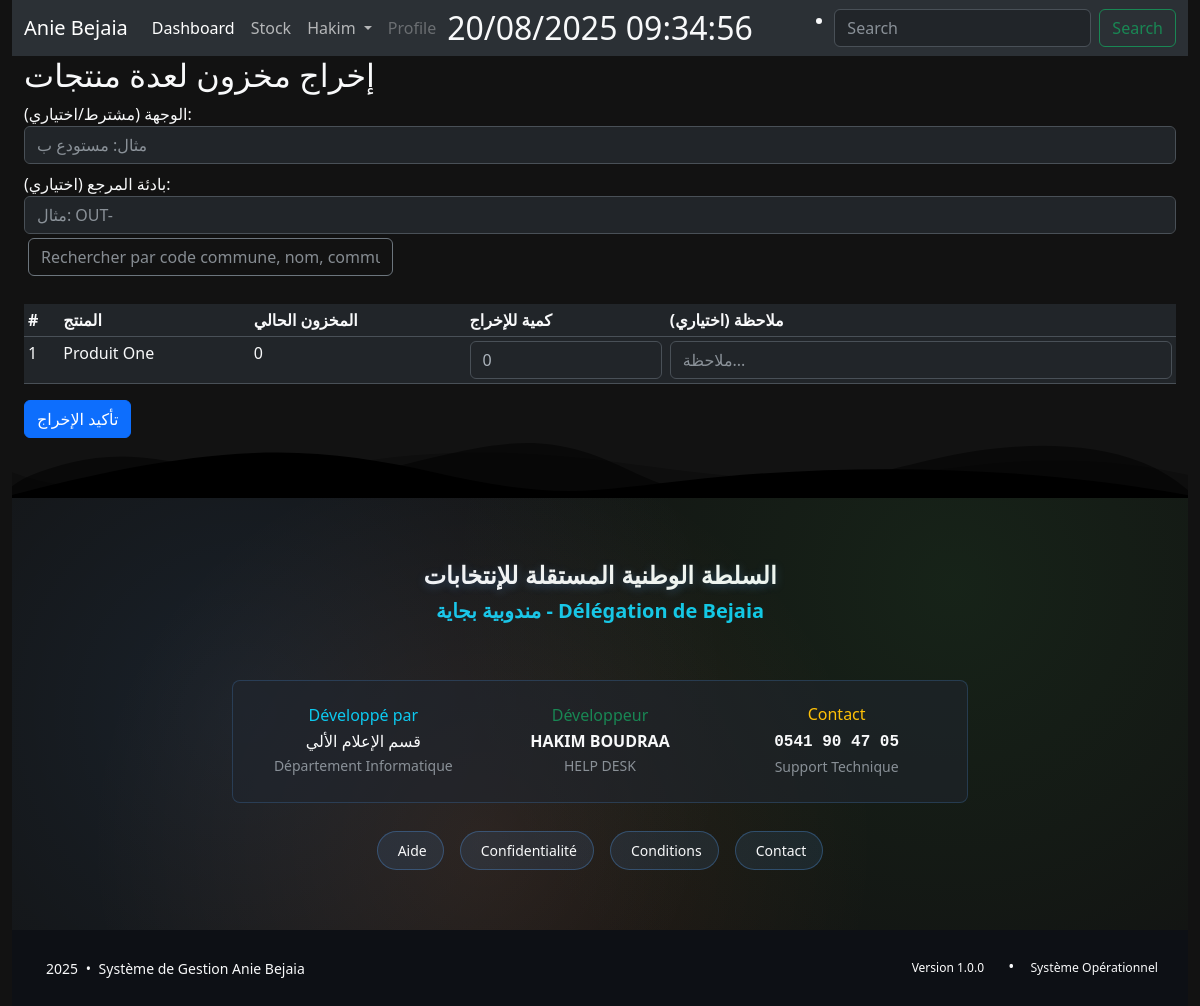
The page /batch-sortie/ (signed in) on the database its author committed.
### StockApp/models.py (models this page shows, shortened)
class Product(models.Model):
    user = models.ForeignKey(
        User, related_name="products", on_delete=models.DO_NOTHING
    )
    name = models.CharField(max_length=100)
    description = tinymce_models.HTMLField(blank=True, null=True)
    category = models.ForeignKey("Category", on_delete=models.CASCADE)
    quantity = models.IntegerField(default=1)
    price = models.DecimalField(max_digits=10, decimal_places=2, default=1)
    expiration_date = models.DateField(null=True, blank=True)

### StockApp/views.py (the view, shortened to what this page needs)
# urls.py: path('batch-sortie/', views.batch_sortie, name='batch_sortie'),
@login_required
def batch_sortie(request):
    products = Product.objects.all().order_by('id')
    return render(request, 'batch_sortie.html', {'products': products})

### StockApp/templates/batch_sortie.html (shortened to what this page needs)
{% extends 'base.html' %}
{% block content %}
<h2>إخراج مخزون لعدة منتجات</h2>
<form method="post">
  <div>
    <label for="destination">الوجهة (مشترط/اختياري):</label>
    <input type="text" id="destination" name="destination" class="form-control" placeholder="مثال: مستودع ب">
  </div>
  <div class="mt-2">
    <label for="number_prefix">بادئة المرجع (اختياري):</label>
    <input type="text" id="number_prefix" name="number_prefix" class="form-control" placeholder="مثال: OUT-">
  </div>
    <div class="glass-card hover-lift p-1 mb-4">
        <div class="row align-items-center">
            <div class="col-md-4">
                    <input type="text" id="searchInput" class="form-control bg-transparent border-secondary text-light"
                           placeholder="Rechercher par code commune, nom, commune..."
                           >
            </div>
        </div>
    </div>
  <table class="table table-sm mt-3" id="multySort">
    <thead>
      <tr>
        <th>#</th>
        <th>المنتج</th>
        <th>المخزون الحالي</th>
        <th>كمية للإخراج</th>
        <th>ملاحظة (اختياري)</th>
      </tr>
    </thead>
    <tbody>
      {% for product in products %}
      <tr>
        <td>{{ product.id }}</td>
        <td>{{ product.name }}</td>
        <td>{{ product.quantity }}</td>
        <td>
          <input type="number" min="0" max="{{ product.quantity }}" class="form-control" name="qty_{{ product.id }}" value="0" />
        </td>
        <td>
          <input type="text" class="form-control" name="obs_{{ product.id }}" placeholder="ملاحظة..." />
        </td>
      </tr>
      {% endfor %}
    </tbody>
  </table>
  <button type="submit" class="btn btn-primary">تأكيد الإخراج</button>
</form>
{% endblock %}

### templates/navbar.html (shortened to what this page needs)
<nav class="navbar navbar-expand-lg bg-body-tertiary">
  <div class="container-fluid">
    <a class="navbar-brand" href="#">Anie Bejaia</a>
    <div class="collapse navbar-collapse" id="navbarScroll">
      <ul class="navbar-nav me-auto my-2 my-lg-0 navbar-nav-scroll" style="--bs-scroll-height: 100px;">
        <li class="nav-item">
          <a class="nav-link active" aria-current="page" href="{% url 'product:home' %}">Dashboard</a>
        </li>
        <li class="nav-item">
          <a class="nav-link" href="{% url 'product:products' %}">Stock</a>
        </li>
        <li class="nav-item dropdown">
          <a class="nav-link dropdown-toggle" href="#" role="button" data-bs-toggle="dropdown" aria-expanded="false">
            {{ user.username | capfirst }}
          </a>
        </li>
        <li class="nav-item">
          <a class="nav-link disabled" aria-disabled="true">Profile</a>
        </li>
      </ul>
      <ul>
        <li class="nav-item">
          <div class="nav-link disabled position-absolute top-50 start-50 translate-middle fs-2" id="clock" aria-disabled="true"></div>
        </li>
      </ul>
      <form class="d-flex" role="search">
        <input class="form-control me-2" type="search" placeholder="Search" aria-label="Search">
        <button class="btn btn-outline-success" type="submit">Search</button>
      </form>
    </div>
  </div>
</nav>

### templates/base.html (style rules this page uses)
body { background-color: #121212 !important; color: #f8f9fa !important; }
.table, .table th, .table td { color: #f8f9fa !important; }
a { color: #0d6efd; }

### rows shown on the page
Product: id "1", name "Produit One", quantity "0"

### other values the page prints
{{ user.username | capfirst }} "Hakim"
